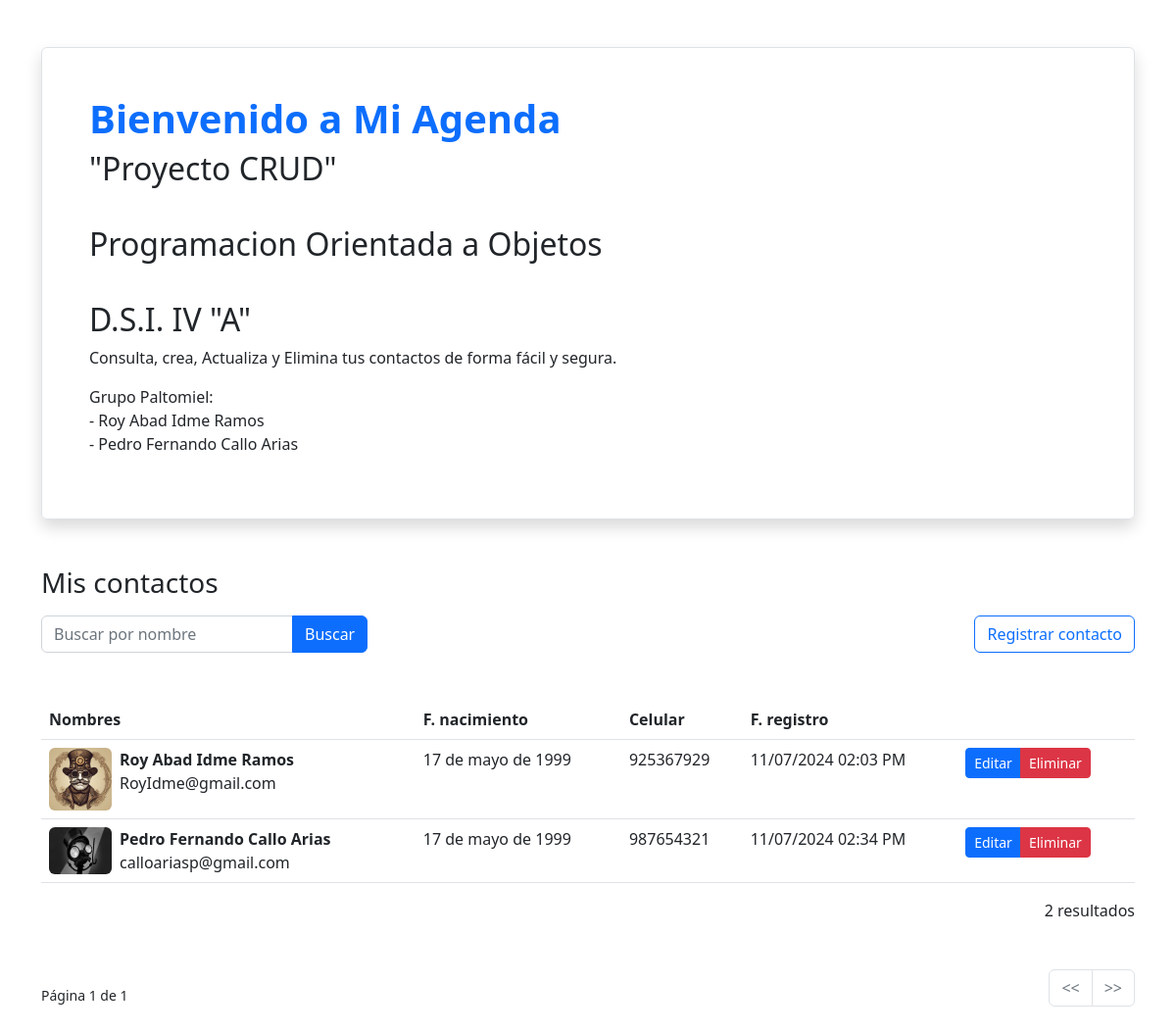
The page / on the database its author committed.
### contacts/models.py (models this page shows, shortened)
class Contact(models.Model):
    avatar = models.ImageField(upload_to='contact', null=True, blank=True)
    name = models.CharField(max_length=100, verbose_name='Nombre')
    email = models.EmailField(max_length=50)
    birth = models.DateField(null=True, blank=True)
    phone = models.CharField(max_length=15, null=True, blank=True)
    created = models.DateTimeField(auto_now_add=True)

### contacts/views.py (the view)
# urls.py: path('', views.ContactListView.as_view(), name='contact_list'),
class ContactListView(generic.ListView):
    model = Contact
    paginate_by = 5
    def get_queryset(self) -> QuerySet[Any]:
        q = self.request.GET.get('q')
        if q:
            return Contact.objects.filter(name__icontains=q)
        return super().get_queryset()

### contacts/templates/contacts/contact_list.html (shortened to what this page needs)
{% extends 'contacts/base.html' %}
{% load static %}
{% block content %}
    <div class="mt-5">
        <h3>Mis contactos</h3>
        <div class="mt-3 d-flex justify-content-between">
            <form action="" style="max-width: 450px;">
                <div class="input-group">
                    <input type="text" class="form-control" placeholder="Buscar por nombre" name="q" value="{{ request.GET.q }}">
                    <button class="btn btn-primary">
                        Buscar
                    </button>
                </div>
            </form>
            <a href="{% url 'contact_new' %}" class="btn btn-outline-primary">
                Registrar contacto
            </a>
        </div>
    </div>
    <div class="table-responsive">
        <table class="mt-5 table table-hover">
            <thead>
                <tr>
                    <th>Nombres</th>
                    <th>F. nacimiento</th>
                    <th>Celular</th>
                    <th>F. registro</th>
                    <th></th>
                </tr>
            </thead>
            <tbody>
                {% for contact in object_list %}
                <tr>
                    <td>
                        <div class="d-flex gap-2">
                            {% if contact.avatar %}
                            <img src="{{ contact.avatar.url }}" alt="" class="rounded" style="max-width: 64px;">
                            {% endif %}
                            <div>
                                <div class="fw-bold">{{ contact.name }}</div>
                                <div>{{ contact.email }}</div>
                            </div>
                        </div>
                    </td>
                    <td>{{ contact.birth|default:'-' }}</td>
                    <td>{{ contact.phone|default:'-' }}</td>
                    <td>{{ contact.created|date:'d/m/Y h:i A' }}</td>
                    <td>
                        <div class="btn-group btn-group-sm">
                            <a href="{% url 'contact_edit' contact.pk %}" class="btn btn-primary">Editar</a>
                            <a href="{% url 'contact_delete' contact.pk %}" class="btn btn-danger">Eliminar</a>
                        </div>
                    </td>
                </tr>
                {% endfor %}
            </tbody>
        </table>
    </div>
    <div class="text-end mb-5">
        {{ page_obj.paginator.count }} resultado{{ page_obj.paginator.count|pluralize }}
    </div>
    <div class="d-flex justify-content-between align-items-center">
        <small class="d-none d-sm-inline-block text-body">
            Página {{ page_obj.number }} de {{ page_obj.paginator.num_pages }}
        </small>
        <nav aria-label="Page navigation">
            <ul class="pagination justify-content-center">
                {% if page_obj.has_previous %}
                    <li class="page-item">
                        <a class="page-link" href="{% url 'contact_list' %}?page={{ page_obj.previous_page_number }}"
                           aria-label="Anterior">
                            <span aria-hidden="true">
                                <<
                            </span>
                        </a>
                    </li>
                {% else %}
                    <li class="page-item disabled">
                        <a class="page-link" href="#" aria-label="Anterior">
                            <span aria-hidden="true">
                                <<
                            </span>
                        </a>
                    </li>
                {% endif %}
                {% if page_obj.has_next %}
                    <li class="page-item">
                        <a class="page-link" href="{% url 'contact_list' %}?page={{ page_obj.next_page_number }}"
                           aria-label="Siguiente">
                            <span aria-hidden="true">
                                >>
                            </span>
                        </a>
                    </li>
                {% else %}
                    <li class="page-item disabled">
                        <a class="page-link" href="#" aria-label="Siguiente">
                            <span aria-hidden="true">
                                >>
                            </span>
                        </a>
                    </li>
                {% endif %}
            </ul>
        </nav>
    </div>
{% endblock content %}

### contacts/templates/contacts/base.html (shortened to what this page needs)
{% load static %}
<!DOCTYPE html>
<html lang="es">
<head>
    <link rel="stylesheet" href="{% static 'bootstrap/css/bootstrap.min.css' %}">
</head>
<body class="container py-5">
    <div class="p-5 border border-1 shadow rounded">
        <h1 class="fw-bold text-primary">Bienvenido a Mi Agenda</h1>
        <h2>
            "Proyecto CRUD" <br>
            <br>
            Programacion Orientada a Objetos <br>
            <br>
            D.S.I. IV "A"
         </h2>
        <p>
            Consulta, crea, Actualiza y Elimina tus contactos de forma fácil y segura.
        </p>
        <p>
            Grupo Paltomiel: <br>
            - Roy Abad Idme Ramos <br>
            - Pedro Fernando Callo Arias
        </p>
    </div>
    {% block content %}
    {% endblock %}
</body>
</html>

### rows shown on the page
Contact: avatar (picture), name "Roy Abad Idme Ramos", email "RoyIdme@gmail.com", birth "17 de mayo de 1999", phone "925367929", created "11/07/2024 02:03 PM"
Contact: avatar (picture), name "Pedro Fernando Callo Arias", email "calloariasp@gmail.com", birth "17 de mayo de 1999", phone "987654321", created "11/07/2024 02:34 PM"

### other values the page prints
{{ page_obj.paginator.count }} "2"
{{ page_obj.number }} "1"
{{ page_obj.paginator.num_pages }} "1"
